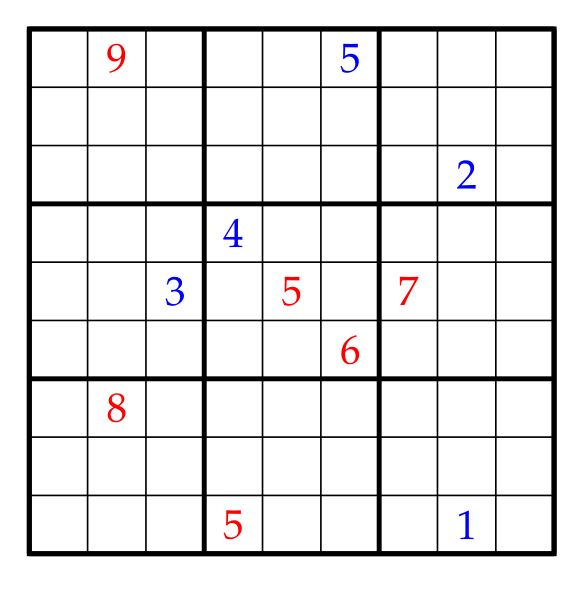
#> input picture Method CNN/dummy_input/sudoku_grid_ex3.jpg, 587 x 591 px, found by its file name
$ jupyter execute --allow-errors preprocess.ipynb
#> lines starting #> are read from the running program, lines starting #| are printed output that depends on the picture; after the words box and inside, x2 and y2 are one past the last pixel; in counts of white or black regions, pixels touching at a corner belong together
[cell 1]
import cv2, os
import matplotlib.pyplot as plt
import numpy as np
import tensorflow
import pytesseract

[cell 2]
def bgr2rgb(image):
    image = cv2.cvtColor(image, cv2.COLOR_BGR2RGB)
    return image

[cell 3]
# FILE_PATH = './dummy_input/sudoku grid 2.jpg'
FILE_PATH = './dummy_input/sudoku_grid_ex3.jpg'
# FILE_PATH = './dummy_input/wacky grid 3.png'
# FILE_PATH = './dummy_input/wacky grid 2.jpg'
# FILE_PATH = './dummy_input/wacky grid 1.jpg'
image = cv2.imread(FILE_PATH)
#> image is the input picture: shape (591, 587, 3); mean B, G, R 230.9, 230.5, 231.1
# image = cv2.resize(image, (1000, 1000))
plt.imshow(bgr2rgb(image))
plt.xticks([])
plt.yticks([])
plt.show()

[cell 4]
gray_image = cv2.cvtColor(image, cv2.COLOR_BGR2GRAY)
plt.imshow(gray_image, cmap='gray')
plt.xticks([])
plt.yticks([])
plt.show()

[cell 5]
blur_gray_image = cv2.GaussianBlur(gray_image, (5, 5), 1)
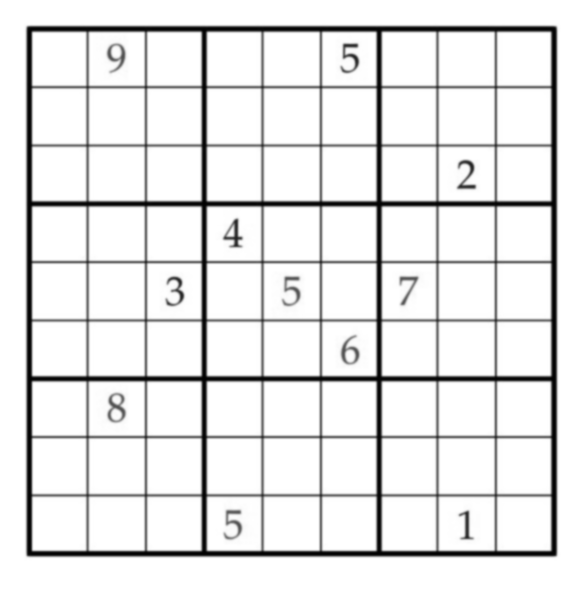
#> blur_gray_image: shape (591, 587); min 0, max 255, mean 230.7
thresh_image = cv2.adaptiveThreshold(gray_image, 255, cv2.ADAPTIVE_THRESH_MEAN_C, cv2.THRESH_BINARY_INV, 15, 7)
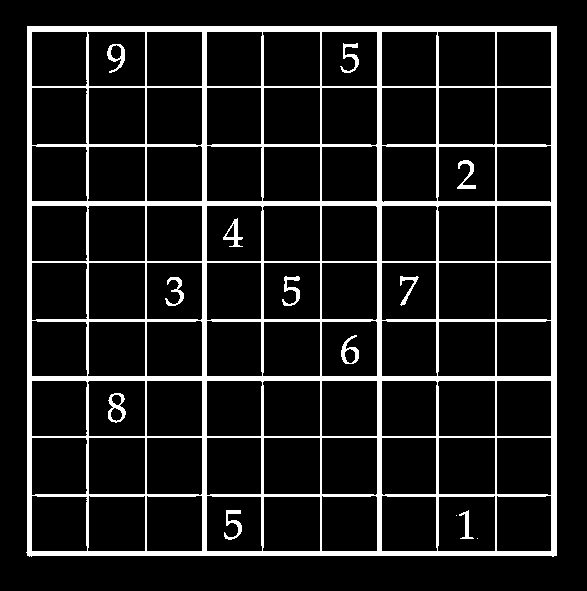
#> thresh_image: shape (591, 587); 11.2% white; 14 white regions (2 under 20 px), largest, box (x1, y1, x2, y2) and area: (26, 26, 557, 557) 36543, (108, 393, 126, 423) 236, (282, 276, 300, 306) 214
plt.imshow(thresh_image, cmap='gray')
plt.xticks([])
plt.yticks([])
plt.show()

[cell 6]
# Define a custom kernel, same size but less intense (e.g., fewer 1s)
kernel = np.array([[0, 1, 0],
                   [1, 1, 1],
                   [0, 1, 0]], dtype=np.uint8)

# Apply dilation with fewer iterations (e.g., iteration=1)
dilated_image = cv2.dilate(thresh_image, kernel, iterations=1)
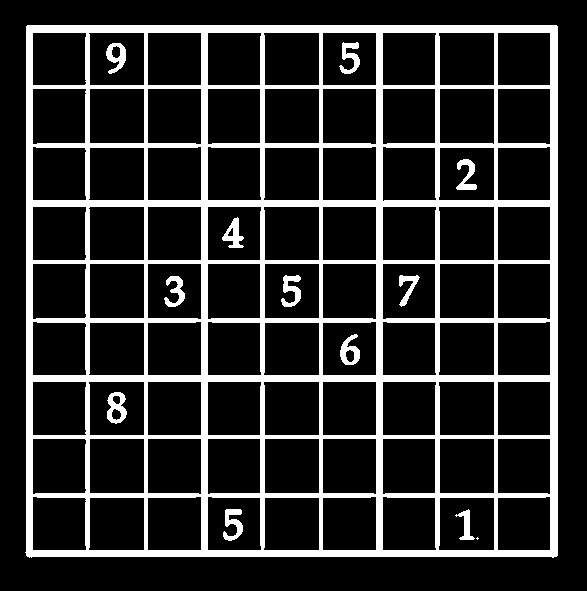
#> dilated_image: shape (591, 587); 17.2% white; 13 white regions (1 under 20 px)

# Display the dilated image
plt.imshow(dilated_image, cmap='gray')
plt.xticks([])
plt.yticks([])
plt.show()

[cell 7]
contours, _ = cv2.findContours(dilated_image, cv2.RETR_EXTERNAL, cv2.CHAIN_APPROX_SIMPLE)
#> contours = 1 contour; box (x1, y1, x2, y2) and area: (25, 25, 558, 558) 281964

# Step 2: Find the largest contour
largest_contour = max(contours, key=cv2.contourArea)
#> largest_contour = contour of 20 points, box (x1, y1, x2, y2) (25, 25, 558, 558), area 281964

# Step 3: Draw the largest contour on a copy of the dilated image
contour_image = cv2.cvtColor(dilated_image, cv2.COLOR_GRAY2BGR)  # Convert to BGR for color display
#> contour_image: shape (591, 587, 3); 17.2% white; 13 white regions (1 under 20 px), largest, box (x1, y1, x2, y2) and area: (25, 25, 558, 558) 56182, (107, 392, 127, 424) 372, (281, 275, 301, 307) 347
cv2.drawContours(contour_image, [largest_contour], -1, (0, 255, 0), 3)  # Draw in green
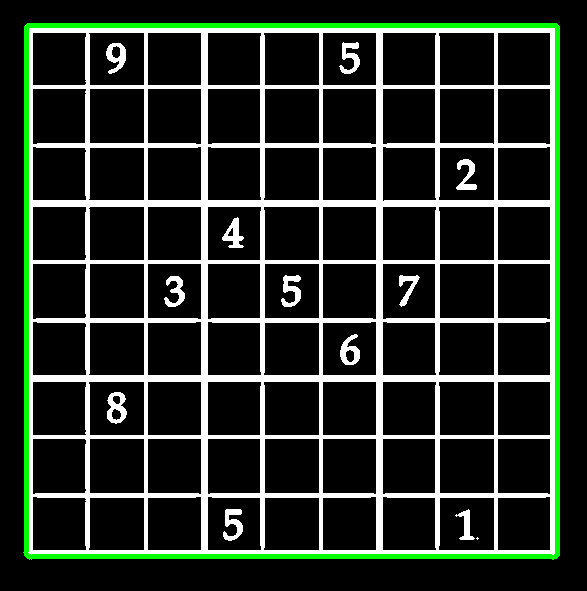
#> contour_image: shape (591, 587, 3); mean B, G, R 39.2, 47, 39.2

# Print the largest contour points
# print("Largest Contour Points:")
# print(largest_contour)

# Display the contour image
plt.imshow(contour_image)
plt.xticks([])
plt.yticks([])
plt.show()

[cell 8]
# Step 3: Get the bounding rectangle and points
epsilon = 0.02 * cv2.arcLength(largest_contour, True)
#> epsilon = 42.5
approx = cv2.approxPolyDP(largest_contour, epsilon, True)
#> approx = [[27, 25], [26, 555], [556, 556], [557, 26]]

pts = approx.reshape(4, 2)
#> pts = [[27, 25], [26, 555], [556, 556], [557, 26]]

# Step 4: Order points (top-left, top-right, bottom-right, bottom-left)
# Sort points to get the correct order
rect = np.zeros((4, 2), dtype="float32")
s = pts.sum(axis=1)
#> s = [52, 581, 1112, 583]
rect[0] = pts[np.argmin(s)]  # Top-left
rect[2] = pts[np.argmax(s)]  # Bottom-right
diff = np.diff(pts, axis=1)
#> diff = [-2, 529, 0, -531]
rect[1] = pts[np.argmin(diff)]  # Top-right
rect[3] = pts[np.argmax(diff)]  # Bottom-left

# Step 5: Fix the perspective
width = 450  # Desired width of the output
height = 450  # Desired height of the output
dst = np.array([[0, 0], [width, 0], [width, height], [0, height]], dtype="float32")

# Perform the perspective transform
M = cv2.getPerspectiveTransform(rect, dst)
warped_image = cv2.warpPerspective(image, M, (width, height))
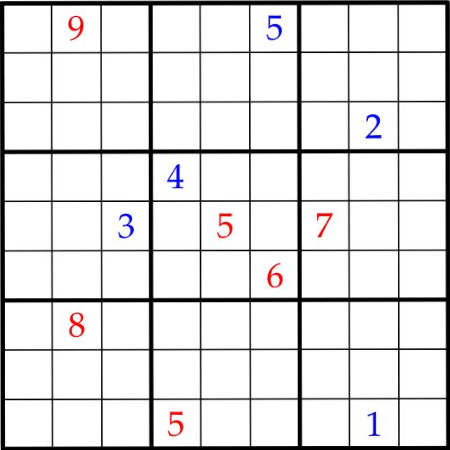
#> warped_image: shape (450, 450, 3); mean B, G, R 226, 225.5, 226.2

plt.imshow(warped_image, cmap='gray')
plt.xticks([])
plt.yticks([])
plt.show()

[cell 9]
def splitBoxes(img):
    rows = np.vsplit(img,9)
#> rows = 9 items
    boxes=[]
    for r in rows:
        cols= np.hsplit(r,9)
        for box in cols:
            boxes.append(box)
#> this loop made 9 passes
#> after the loop, boxes = 81 items
    return boxes

boxes = splitBoxes(warped_image)
#> boxes = 81 items

for i in range(len(boxes)):
    plt.subplot(9, 9, i + 1)
    plt.imshow(boxes[i], cmap='gray')
    plt.xticks([])
    plt.yticks([])
#> this loop made 81 passes
plt.show()
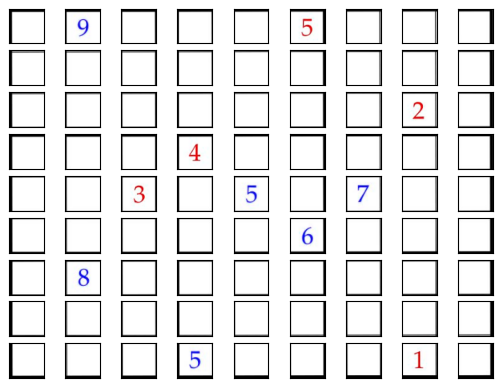
#> figure drawn by matplotlib, 81 panels

[cell 10]
# Define parameters for filtering
MIN_SIZE = 20    # Minimum size of a component to consider it valid (adjust as needed)
MAX_SIZE = 800   # Maximum size to filter out noise (adjust as needed)
EDGE_THRESHOLD = 2  # Minimum distance from edges to consider a component (adjust as needed)

# Prepare a list to hold the processed images
processed_boxes = []

for i in range(len(boxes)):
    target_image = boxes[i]

    # Convert the image to grayscale
    gray_target = cv2.cvtColor(target_image, cv2.COLOR_BGR2GRAY)
    gray_target = cv2.resize(gray_target, (28, 28))

    # Step 1: Threshold the image to create a binary image
    _, binary_image = cv2.threshold(gray_target, 150, 255, cv2.THRESH_BINARY_INV)

    # Step 2: Find connected components
    num_labels, labels_im = cv2.connectedComponents(binary_image)

    # Step 3: Initialize variables to find the best component
    best_component = None  # Initialize as None
    best_size = 0
    height, width = gray_target.shape
    center_y, center_x = height // 2, width // 2  # Calculate the center of the image

    # Step 4: Loop through each component
    for label in range(1, num_labels):  # Start from 1 to skip the background
        component_mask = (labels_im == label).astype(np.uint8)  # Create a mask for the component
        size = np.sum(component_mask)  # Count the number of pixels in the component

        # Calculate the bounding box of the component
        y_indices, x_indices = np.where(component_mask > 0)
        if len(y_indices) == 0 or len(x_indices) == 0:
            continue  # Skip if there are no pixels in the component

        # Get the bounding box coordinates
        min_y, max_y = np.min(y_indices), np.max(y_indices)
        min_x, max_x = np.min(x_indices), np.max(x_indices)

        # Check if the component meets size and edge proximity criteria
        if (MIN_SIZE <= size <= MAX_SIZE and
            min_y > EDGE_THRESHOLD and max_y < height - EDGE_THRESHOLD and
            min_x > EDGE_THRESHOLD and max_x < width - EDGE_THRESHOLD):

            # Check if this is the best component found based on size
            if size > best_size:
                best_size = size
                best_component = component_mask  # Assign the mask to best_component

    # Step 5: Create a mask for the best component
    if best_component is not None:  # Check if a component was found
        mask = best_component.astype(np.uint8) * 255  # Convert to uint8 for masking

        # Step 6: Use the mask to create an output image where the digit is white and the background is black
        output_image = np.zeros_like(gray_target)  # Create a black image
        output_image[mask > 0] = 255  # Set the pixels of the digit to white

        processed_boxes.append(output_image)  # Store the processed image
    else:
        # If no component was found, append a completely black image
        processed_boxes.append(np.zeros_like(gray_target))  # All black image for no digit box
#> this loop made 81 passes
#> num_labels on passes 1 to 12: 2, 4, 2, 2, 2, 5, 2, 2, 2, 2, 2, 2
#> binary_image: shape (28, 28); 13.8% white; 1 white region, box (x1, y1, x2, y2) and area: (0, 0, 28, 28) 108
#> output_image: shape (28, 28); 4% white in thin lines or dots, all inside (x1, y1, x2, y2) = (10, 7, 16, 20)
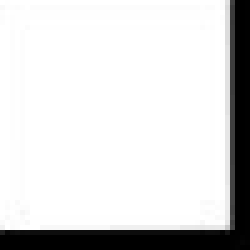
#> target_image: shape (50, 50, 3) (shown 5 times larger); min 0, max 255, mean 216.3
#> after the loop, processed_boxes = 81 items

# Display the processed images
for i in range(len(processed_boxes)):
    plt.subplot(9, 9, i + 1)
    plt.imshow(processed_boxes[i], cmap='gray')  # Display processed images
    plt.axis('off')

plt.show()
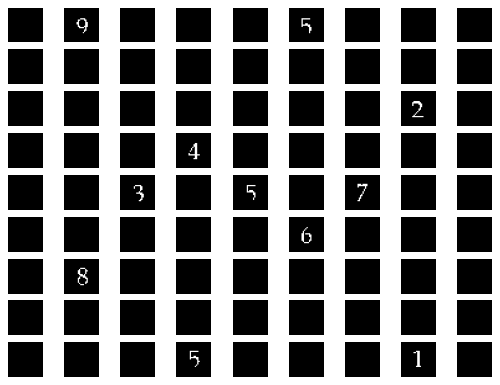
#> figure drawn by matplotlib, 81 panels

#> (a cell that did not finish here is left out)

[cell 12]
def image_preprocessing_input(image):
    image = image/255.0
    image = image.reshape(1, 28, 28, 1,)
    return image

test_image = processed_boxes[1]
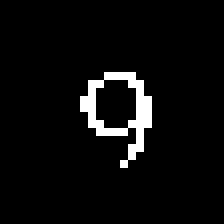
#> test_image: shape (28, 28) (shown 8 times larger); 4.6% white in thin lines or dots, all inside (x1, y1, x2, y2) = (10, 9, 19, 21)
plt.figure(figsize=(6, 6))
plt.subplot(1, 2, 1)
plt.title('Input Image')
plt.imshow(test_image, cmap='gray')
plt.xticks([])
plt.yticks([])

test_image_preprocessed = image_preprocessing_input(test_image)
test_image_preprocessed.shape
plt.subplot(1, 2, 2)
plt.title('After Preprocessing')
plt.imshow(test_image_preprocessed.reshape(28, 28), cmap='gray')
plt.xticks([])
plt.yticks([])
plt.show()

#> (the rest of this cell did not finish here and is left out)

[cell 13]
# Define the preprocessing function
def image_preprocessing_input(image):
    image = image / 255.0  # Normalize pixel values
    image = image.reshape(1, 28, 28, 1)  # Reshape for model input
    return image

# Initialize a 9x9 matrix for the Sudoku grid
sudoku_matrix = np.zeros((9, 9), dtype=int)

# Populate the Sudoku matrix from processed_boxes
#> (the rest of this cell did not finish here and is left out)

[cell 14]
import numpy as np
import matplotlib.pyplot as plt

# Define a function to check if a number can be placed in the Sudoku grid
def is_valid_move(matrix, row, col, num):
    # Check row
    if num in matrix[row]:
        return False
    # Check column
    if num in matrix[:, col]:
        return False
    # Check 3x3 grid
    start_row, start_col = 3 * (row // 3), 3 * (col // 3)
    if num in matrix[start_row:start_row + 3, start_col:start_col + 3]:
        return False
    return True

# Backtracking function to solve the Sudoku puzzle
def solve_sudoku(matrix):
    for row in range(9):
        for col in range(9):
            if matrix[row, col] == 0:  # Empty cell found
                for num in range(1, 10):  # Numbers 1 to 9
                    if is_valid_move(matrix, row, col, num):
                        matrix[row, col] = num  # Place the number
                        if solve_sudoku(matrix):  # Recursive call
                            return True
                        matrix[row, col] = 0  # Backtrack
                return False  # No valid number found, backtrack
    return True  # Puzzle solved


# Copy the original matrix for displaying later
original_matrix = sudoku_matrix.copy()

# Solve the Sudoku
if solve_sudoku(sudoku_matrix):
    print("Sudoku Solved:")
else:
    print("No solution exists")

# Display the answer matrix
print("Answer Matrix:")
print(sudoku_matrix)
#| [[1 2 3 4 5 6 7 8 9]
#|  [4 5 6 7 8 9 1 2 3]
#|  [7 8 9 1 2 3 4 5 6]
#|  [2 1 4 3 6 5 8 9 7]
#|  [3 6 5 8 9 7 2 1 4]
#|  [8 9 7 2 1 4 3 6 5]
#|  [5 3 1 6 4 2 9 7 8]
#|  [6 4 2 9 7 8 5 3 1]
#|  [9 7 8 5 3 1 6 4 2]]

# Combine the question and answer matrices for display
combined_matrix = np.where(original_matrix != 0, original_matrix, sudoku_matrix)

# Display the answer and combined matrix
plt.figure(figsize=(12, 6))

# Display answer matrix
plt.subplot(1, 2, 1)
plt.title('Solved Sudoku Matrix')
plt.imshow(sudoku_matrix, cmap='gray', vmin=0, vmax=9)
plt.xticks(np.arange(9), [])
plt.yticks(np.arange(9), [])
for (i, j), val in np.ndenumerate(sudoku_matrix):
    plt.text(j, i, f'{val}', ha='center', va='center', color='blue' if val != 0 else 'black')
#> this loop made 81 passes
#> (i, j, val) on passes 2 to 13: (0, 1, 2), (0, 2, 3), (0, 3, 4), (0, 4, 5), (0, 5, 6), (0, 6, 7), (0, 7, 8), (0, 8, 9), (1, 0, 4), (1, 1, 5), (1, 2, 6), (1, 3, 7)
#> (j, val) on pass 1: (0, 1)

# Display combined matrix
plt.subplot(1, 2, 2)
plt.title('Combined Question and Answer Matrix')
plt.imshow(combined_matrix, cmap='gray', vmin=0, vmax=9)
plt.xticks(np.arange(9), [])
plt.yticks(np.arange(9), [])
for (i, j), val in np.ndenumerate(combined_matrix):
    plt.text(j, i, f'{val}', ha='center', va='center', color='blue' if original_matrix[i, j] == 0 else 'black')

plt.tight_layout()
plt.show()
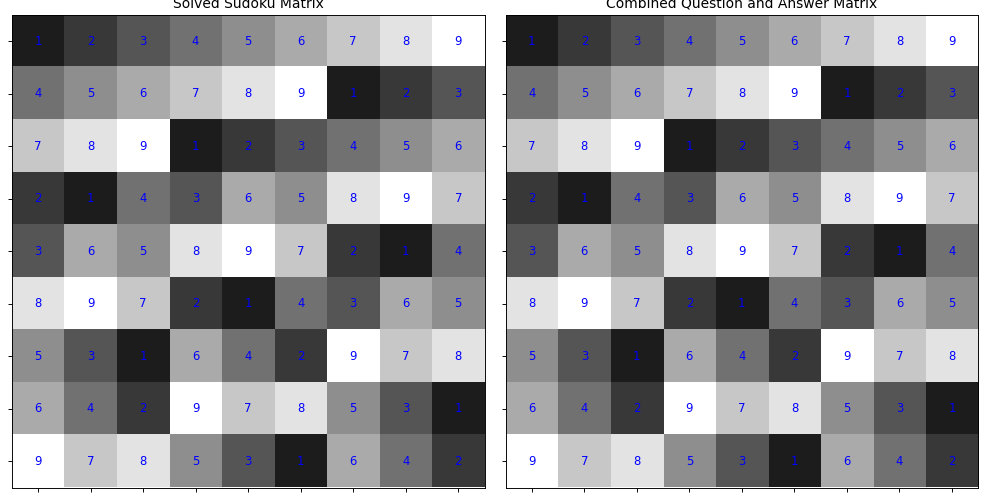
#> figure drawn by matplotlib, 2 panels
